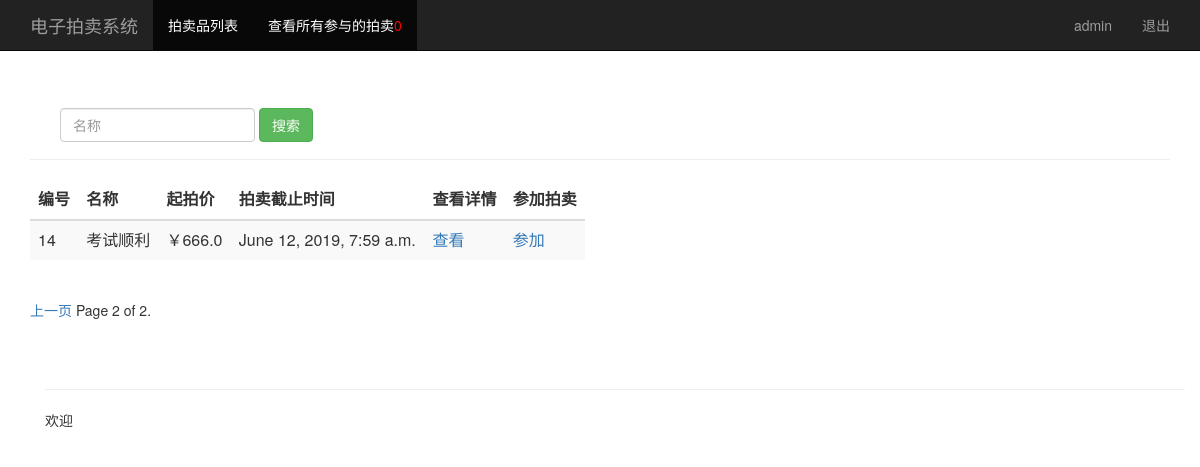
The app's page /search_name/?page=2 (signed in), older data.
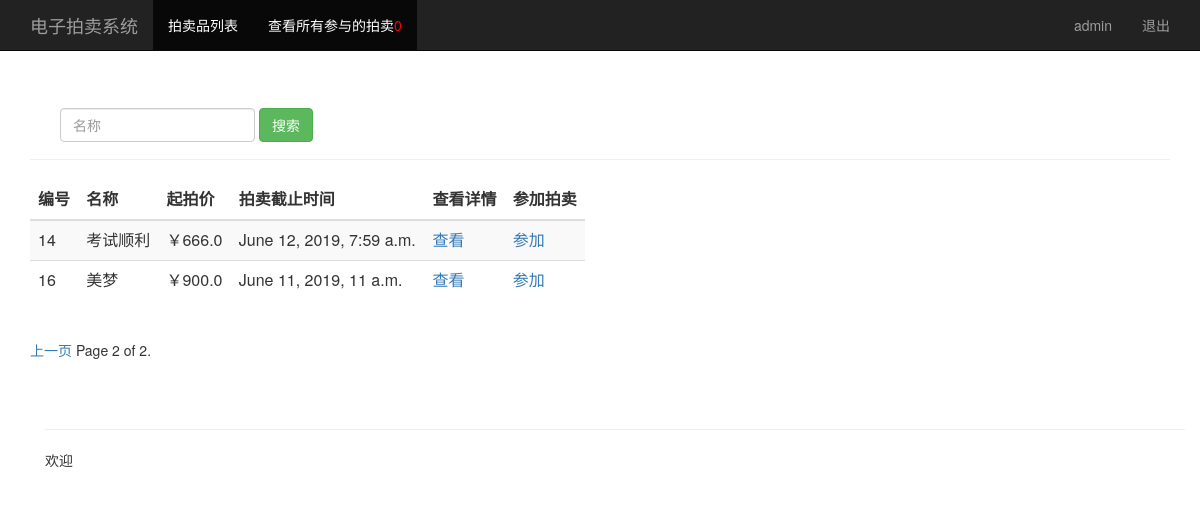
The same page, newer data.
### goods/models.py (models this page shows, shortened)
class Goods(models.Model):
	name = models.CharField(max_length=100)				#拍卖品名称
	price = models.FloatField()		     			    #起拍价
	time = models.DateTimeField()                       #拍卖截止时间
	picture = models.FileField(upload_to = './upload/') #图片
	desc = models.TextField()							#描述

### goods/views.py (the view)
# urls.py: re_path(r'^search_name/$', views.search_name),
def search_name(request):
    util = Util()
    username = util.check_user(request)
    if username=="":
        uf = LoginForm()
        return render(request,"index.html",{'uf':uf,"error":"请登录后再进入"})
    else:
        count = util.cookies_count(request)
        search_name = (request.POST.get("good", "")).strip()
        good_list = Goods.objects.filter(name__icontains=search_name)
        paginator = Paginator(good_list, 5)
        page = request.GET.get('page')
        try:
            contacts = paginator.page(page)
        except PageNotAnInteger:
            contacts = paginator.page(1)
        except EmptyPage:
            contacts = paginator.page(paginator.num_pages)
        return render(request, "goods_view.html", {"user": username, "goodss": contacts,"count":count})

### goods/util.py (called while the page is built)
    def check_user(self,request):
        username = str(request.session.get('username',''))
        user = User.objects.filter(username = username)
        if (user is None):
            return ""
        else:
            return username

    def cookies_count(self,request):
        cookie_list = request.COOKIES
        length = len(request.COOKIES)
        for i in cookie_list:
            if (i == "csrftoken") or (i == "sessionid") or (i.startswith("Hm_lvt_")) or(i.startswith("Hm_lpvt_")):
                length = length-1
        return length

### goods/templates/goods_view.html (shortened to what this page needs)
{% extends "base.html" %}
{% block content %}
            <li class="active"><a href="/view_chart/">查看所有参与的拍卖<font color="#FF0000">{{ count }}</font></a></li>
          </ul>
          <ul class="nav navbar-nav navbar-right">
           <li><a href="/user_info/">{{user}}</a></li>
           <li><a href="/logout/">退出</a></li>
         </ul>
        </div>
      </div>
    </nav>
    <div class="container theme-showcase" role="main">
      <div class="page-header">
        <div id="navbar" class="navbar-collapse collapse">
          <form class="navbar-form" method="post" action="/search_name/">
            <div class="form-group">
              <input name="good" type="text" placeholder="名称" class="form-control">
            </div>
            <button type="submit" class="btn btn-success">搜索</button>
          </form>
        </div>
      </div>
      <div class="row">
        <div class="col-md-6">
          <table class="table table-striped">
            <thead>
              <tr>
                <th>编号</th>
                <th>名称</th>
                <th>起拍价</th>
                <th>拍卖截止时间</th>
				<th>查看详情</th>
                <th>参加拍卖</th>
              </tr>
            </thead>
            <tbody>
              {% for goods in goodss %}
                <tr>
                  <td>{{ goods.id }}</td>
                  <td>{{ goods.name }}</td>
                  <td>￥{{ goods.price }}</td>
                  <td>{{goods.time}}</td>
                  <td><a href="/view_goods/{{goods.id}}/">查看</a></td>
                  <td><a href="/add_chart/{{goods.id}}/1/">参加</a></td>
                </tr>
             {% endfor %}
            </tbody>
          </table>
        </div>
      </div>
    <div class="pagination">
      <span class="step-links">
        {% if goodss.has_previous %}
          <a href="?page={{ goodss.previous_page_number }}">上一页</a>
        {% endif %}
          <span class="current">
            Page {{ goodss.number }} of {{ goodss.paginator.num_pages }}.
          </span>
      </span>
    </div>
{% endblock %}

### goods/templates/base.html (shortened to what this page needs)
﻿{%load staticfiles%}
<!DOCTYPE html>
<html lang="zh-CN">
  <head>
    <link href="{%static 'css/signin.css'%}" rel="stylesheet"-->
    <link href="{%static 'css/bootstrap.min.css'%}" rel="stylesheet"-->
  </head>
  <body role="document">
    <nav class="navbar navbar-inverse navbar-fixed-top">
      <div class="container">
        <div class="navbar-header">
          <a class="navbar-brand" href="/goods_view/">电子拍卖系统</a>
        </div>
        <div id="navbar" class="collapse navbar-collapse">
          <ul class="nav navbar-nav">
            <li class="active"><a href="/goods_view/">拍卖品列表</a></li>
  {% block content %}
  {% endblock %}
    <div class="container theme-showcase" role="main">
        <div class="page-header">
        </div>
        <footer class="footer">
          <p>欢迎</p>
        </footer>
    </div>
  </body>
</html>

### static/css/signin.css (style rules this page uses)
body { padding-top: 40px; padding-bottom: 40px; background-color: #eee; }

Row changes from the older to the newer data that the page shows:
added Goods: id "16", name "美梦", price "900.0", time "June 11, 2019, 11 a.m."
